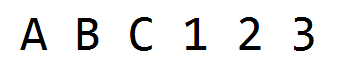
#> input picture test1.png, 342 x 70 px, found by its file name
$ python knn_package.py   (Python 2 division)   (older library calls are emulated)
#> lines starting #> are read from the running program, lines starting #| are printed output that depends on the picture; after the words box and inside, x2 and y2 are one past the last pixel; in counts of white or black regions, pixels touching at a corner belong together
#> in test_in_win7, img is the input picture: shape (70, 342, 3); mean B, G, R 236.6, 236.6, 236.6
#-*- coding: utf-8 -*-
'''
@time: 2016/2/21/15:18
'''

import numpy as np
import cv2
import os,glob
import operator

RESIZED_IMAGE_WIDTH = 20
RESIZED_IMAGE_HEIGHT = 30
MIN_CONTOUR_AREA = 100
MAX_CONTOUR_AREA = 3600


class ContourWithData():

    npaContour = None           # contour
    boundingRect = None         # bounding rect for contour
    intRectX = 0                # bounding rect top left corner x location
    intRectY = 0                # bounding rect top left corner y location
    intRectWidth = 0            # bounding rect width
    intRectHeight = 0           # bounding rect height
    fltArea = 0.0               # area of contour

    def calculateRectTopLeftPointAndWidthAndHeight(self):               # calculate bounding rect info
        [intX, intY, intWidth, intHeight] = self.boundingRect
        self.intRectX = intX
        self.intRectY = intY
        self.intRectWidth = intWidth
        self.intRectHeight = intHeight

    def checkIfContourIsValid(self):                            # this is oversimplified, for a production grade program
        if self.fltArea < MIN_CONTOUR_AREA: return False        # much better validity checking would be necessary
        if self.fltArea > MAX_CONTOUR_AREA: return False
        if (self.intRectHeight/self.intRectWidth < 1.0) or (self.intRectHeight/self.intRectWidth > 8.0): return False
        return True

class knn():

    file_list = []
    dir_path = ["E:\\opencv3\\python char recg\\pic1",
               "E:\\opencv3\\python char recg\\pic2",
               "E:\\opencv3\\python char recg\\pic3",
               "E:\\opencv3\\python char recg\\pic4",
               "E:\\opencv3\\python char recg\\pic5"]

    dir_path2 = ["E:\\opencv3\\step3_more_imgs\\0",
                 "E:\\opencv3\\step3_more_imgs\\1",
                 "E:\\opencv3\\step3_more_imgs\\2",
                 "E:\\opencv3\\step3_more_imgs\\3",
                 "E:\\opencv3\\step3_more_imgs\\4",
                 "E:\\opencv3\\step3_more_imgs\\5",
                 "E:\\opencv3\\step3_more_imgs\\6",
                 "E:\\opencv3\\step3_more_imgs\\7",
                 "E:\\opencv3\\step3_more_imgs\\8",
                 "E:\\opencv3\\step3_more_imgs\\9"]
    extension_list = ["jpg"]
    knnn = cv2.ml.KNearest_create()
    strFinalString = ""         # declare final string, this will have the final number sequence by the end of the program

    def get_file_list(self,pic_dir):
        os.chdir(pic_dir)
        self.file_list = []
        for extension in self.extension_list:
            extension = '*.' + extension
            self.file_list += [os.path.realpath(e) for e in glob.glob(extension)]

    def prepare_knn(self):
        nFlattenedImages =  np.empty((0, RESIZED_IMAGE_WIDTH * RESIZED_IMAGE_HEIGHT))
        nClassifications = []

        for pic_dir in self.dir_path:
            self.get_file_list(pic_dir)
            for dir in self.file_list:
                print dir,
                print ord(dir[-5])
                img = cv2.imread(dir,0)
                if img is None:
                    continue
                imgROIResized = cv2.resize(img, (RESIZED_IMAGE_WIDTH, RESIZED_IMAGE_HEIGHT))
                nClassifications.append(ord(dir[-5]))
                #nClassifications.append(chr(dir[-5]))
                flattenedImage = imgROIResized.reshape((1, RESIZED_IMAGE_WIDTH * RESIZED_IMAGE_HEIGHT))
                nFlattenedImages = np.append(nFlattenedImages, flattenedImage, 0)

        #nFlattenedImages = np.array(nFlattenedImages, np.float32)
        fltClassifications = np.array(nClassifications, np.float32)
        npClassifications = fltClassifications.reshape((fltClassifications.size, 1))   # flatten numpy array of floats to 1d so we can write to file later

        np.savetxt("classifications.txt", npClassifications)           # write flattened images to file
        np.savetxt("flattened_images.txt", nFlattenedImages)          #
        print "save finished"

    def train_knn(self):
        try:
            npaClassifications = np.loadtxt("classifications.txt", np.float32)                  # read in training classifications
        except:
            print "error, unable to open classifications.txt, exiting program\n"
            return

        try:
            npaFlattenedImages = np.loadtxt("flattened_images.txt", np.float32)                 # read in training images
        except:
            print "error, unable to open flattened_images.txt, exiting program\n"
            return

        npaClassifications = npaClassifications.reshape((npaClassifications.size, 1))       # reshape numpy array to 1d, necessary to pass to call to train

        self.knnn = cv2.ml.KNearest_create()                   # instantiate KNN object
        self.knnn.train(npaFlattenedImages, cv2.ml.ROW_SAMPLE, npaClassifications)

        print "knn train finished.."


    def show_pic_char(self,frame):

        #frame = cv2.imread("E:\\opencv3\\python char recg\\test1.png")
        if frame is None:
            print "error: image not read from file \n\n"
            return

        imgGray = cv2.cvtColor(frame, cv2.COLOR_BGR2GRAY)
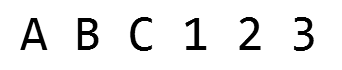
#> imgGray: shape (70, 342); min 0, max 255, mean 236.6
        imgBlurred = cv2.GaussianBlur(imgGray, (5,5), 0)
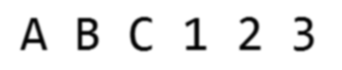
#> imgBlurred: shape (70, 342); min 0, max 255, mean 236.6

        imgThresh = cv2.adaptiveThreshold(imgBlurred,                           # input image
                                          255,                                  # make pixels that pass the threshold full white
                                          cv2.ADAPTIVE_THRESH_GAUSSIAN_C,       # use gaussian rather than mean, seems to give better results
                                          cv2.THRESH_BINARY_INV,                # invert so foreground will be white, background will be black
                                          11,                                   # size of a pixel neighborhood used to calculate threshold value
                                          2)                                    # constant subtracted from the mean or weighted mean
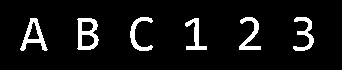
#> imgThresh: shape (70, 342); 7.5% white; 6 white regions

        imgThreshCopy = imgThresh.copy()
        imgContours, npaContours, npaHierarchy = cv2.findContours(imgThreshCopy,             # input image, make sure to use a copy since the function will modify this image in the course of finding contours
                                                     cv2.RETR_EXTERNAL,         # retrieve the outermost contours only
                                                     cv2.CHAIN_APPROX_SIMPLE)   # compress horizontal, vertical, and diagonal segments and leave only their end points
#> npaContours = 6 contours; box (x1, y1, x2, y2) and area: (77, 18, 99, 50) 544, (20, 18, 48, 51) 381, (239, 17, 261, 50) 221, (293, 17, 314, 51) 218, (130, 17, 153, 51) 208, (185, 18, 207, 50) 196; npaHierarchy = [[1, -1, -1, -1], [2, 0, -1, -1], [3, 1, -1, -1], [4, 2, -1, -1], [5, 3, -1, -1], [-1, 4, -1, -1]]
        #cv2.drawContours(imgGray,npaContours,5,(0, 255, 0),2)
        #cv2.imshow("con",imgGray)
        #print npaContours
        allContoursWithData = []
        validContoursWithData = []

        for npaContour in npaContours:                             # for each contour
            contourWithData = ContourWithData()                                             # instantiate a contour with data object
            contourWithData.npaContour = npaContour                                         # assign contour to contour with data
            contourWithData.boundingRect = cv2.boundingRect(contourWithData.npaContour)     # get the bounding rect
            contourWithData.calculateRectTopLeftPointAndWidthAndHeight()                    # get bounding rect info
            contourWithData.fltArea = cv2.contourArea(contourWithData.npaContour)           # calculate the contour area
            allContoursWithData.append(contourWithData)                                     # add contour with data object to list of all contours with data
#> this loop made 6 passes
#> (intX in calculateRectTopLeftPointAndWidthAndHeight, intY in calculateRectTopLeftPointAndWidthAndHeight, intWidth in calculateRectTopLeftPointAndWidthAndHeight, intHeight in calculateRectTopLeftPointAndWidthAndHeight) on passes 1 to 6: (185, 18, 22, 32), (77, 18, 22, 32), (20, 18, 28, 33), (293, 17, 21, 34), (239, 17, 22, 33), (130, 17, 23, 34)
#> after the loop, allContoursWithData = 6 items

        for contourWithData in allContoursWithData:                 # for all contours
            if contourWithData.checkIfContourIsValid():             # check if valid
                validContoursWithData.append(contourWithData)       # if so, append to valid contour list
#> this loop made 6 passes
#> after the loop, validContoursWithData = 6 items

        validContoursWithData.sort(key = operator.attrgetter("intRectX"))         # sort contours from left to right

        self.strFinalString = ""

        for contourWithData in validContoursWithData:            # for each contour
                                                    # draw a green rect around the current char
            cv2.rectangle(frame,                                        # draw rectangle on original testing image
                          (contourWithData.intRectX, contourWithData.intRectY),     # upper left corner
                          (contourWithData.intRectX + contourWithData.intRectWidth, contourWithData.intRectY + contourWithData.intRectHeight),      # lower right corner
                          (0, 255, 0),              # green
                          2)                        # thickness

            imgROI = imgThresh[contourWithData.intRectY : contourWithData.intRectY + contourWithData.intRectHeight,     # crop char out of threshold image
                               contourWithData.intRectX : contourWithData.intRectX + contourWithData.intRectWidth]

            imgROIResized = cv2.resize(imgROI, (RESIZED_IMAGE_WIDTH, RESIZED_IMAGE_HEIGHT))             # resize image, this will be more consistent for recognition and storage

            npaROIResized = imgROIResized.reshape((1, RESIZED_IMAGE_WIDTH * RESIZED_IMAGE_HEIGHT))      # flatten image into 1d numpy array

            npaROIResized = np.float32(npaROIResized)       # convert from 1d numpy array of ints to 1d numpy array of floats

            retval, npaResults, neigh_resp, dists = self.knnn.findNearest(npaROIResized, k = 1)     # call KNN function find_nearest

            strCurrentChar = str(chr(int(npaResults[0][0])))                                             # get character from results

            self.strFinalString = self.strFinalString + strCurrentChar            # append current char to full string
#> this loop made 1 pass
#> pass 1, in show_pic_char, `imgROI = imgThresh[contourWithData.intRectY : contourWithData.intRectY..`:
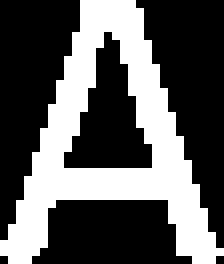
#> imgROI: shape (33, 28) (shown 8 times larger); 36% white; 1 white region, box (x1, y1, x2, y2) and area: (0, 0, 28, 33) 333
#> pass 1, in show_pic_char, `imgROIResized = cv2.resize(imgROI, (RESIZED_IMAGE_WIDTH, RESIZED_IMAGE..`:
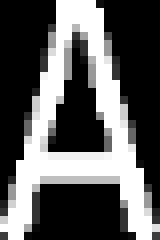
#> imgROIResized: shape (30, 20) (shown 8 times larger); min 0, max 255, mean 92.2
#> after the loop:
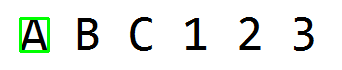
#> frame: shape (70, 342, 3); 1.51% of pixels changed, all inside (x1, y1, x2, y2) = (19, 17, 50, 53)
#> after the loop, self.strFinalString = ''

        #writeVal(strFinalString)
        cv2.imshow("frame", frame)

    def print_char(self):
        print "ans = ",
        print self.strFinalString


def test_in_win7():
    k = knn()
    #k.prepare_knn()
    k.train_knn()
    img = cv2.imread("E:\\opencv3\\python char recg\\test1.png")
    cv2.imshow("tt",img)
    k.show_pic_char(img)
    k.print_char()

if __name__ == '__main__':

#> (the run stopped early here; a loop or call above may not have finished)
